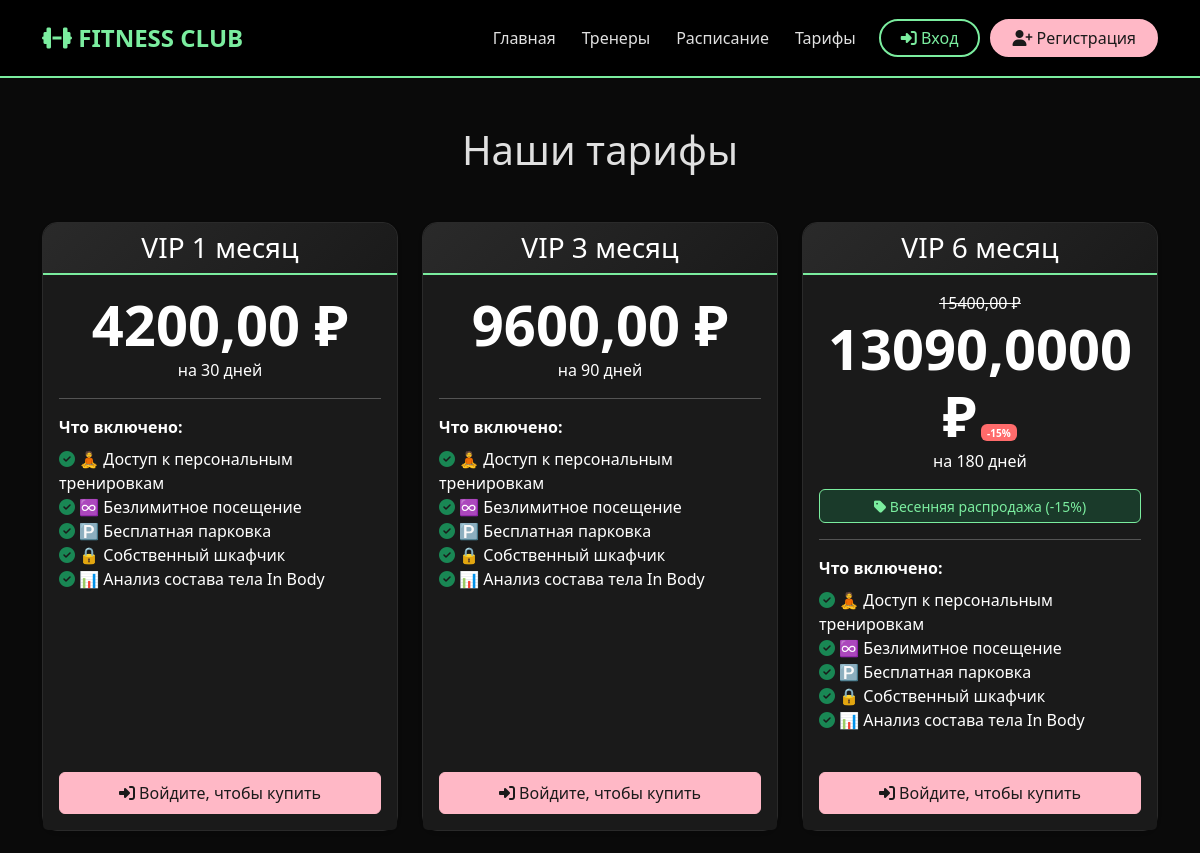
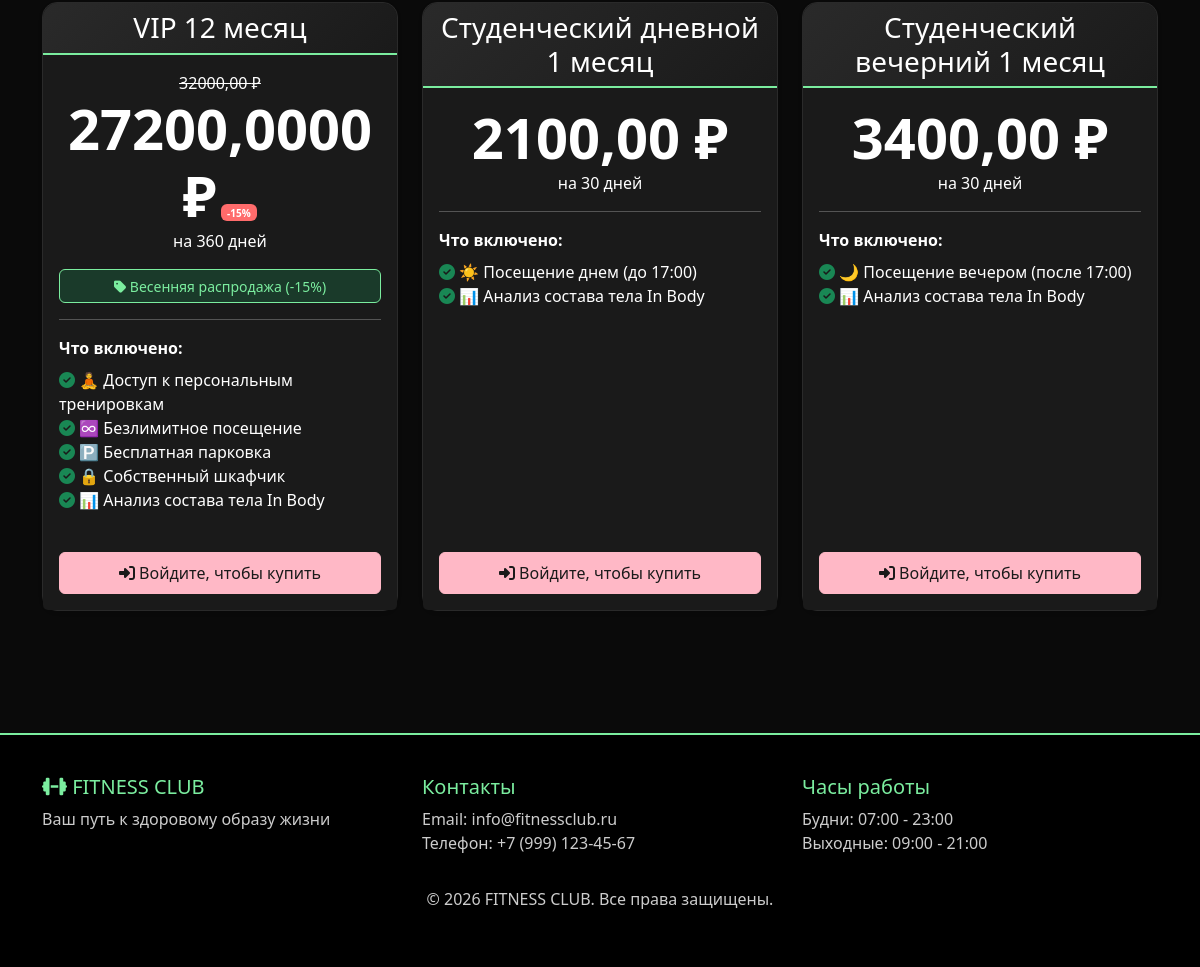
The app's page /tariffs/ with its own data (2 pictures, top to bottom).
### main/models.py (models this page shows, shortened)
class Tariff(models.Model):
    name = models.CharField('Название', max_length=50, unique=True)
    price = models.DecimalField('Цена', max_digits=10, decimal_places=2)
    duration_days = models.IntegerField('Длительность (дней)')
    has_personal_trainings = models.BooleanField('Доступ к персональным тренировкам', default=False)
    has_unlimited = models.BooleanField('Безлимитное посещение', default=False)
    has_day_time = models.BooleanField('Посещение днем (до 17:00)', default=False)
    has_evening_time = models.BooleanField('Посещение вечером (после 17:00)', default=False)
    has_free_parking = models.BooleanField('Бесплатная парковка', default=False)
    has_personal_locker = models.BooleanField('Собственный шкафчик', default=False)
    has_fitness_testing = models.BooleanField('Анализ состава тела In Body', default=False)
    promotions = models.ManyToManyField('Promotion', verbose_name='Акции', blank=True)
    def get_current_price(self):
        from datetime import date
        today = date.today()
        active_promotions = self.promotions.filter(is_active=True, valid_until__gte=today)
        if active_promotions.exists():
            max_discount = active_promotions.aggregate(models.Max('discount_percent'))['discount_percent__max']
            discount_decimal = Decimal(max_discount) / Decimal(100)
            return self.price * (Decimal(1) - discount_decimal)
        return self.price
    def get_discount_percent(self):
        from datetime import date
        today = date.today()
        active_promotions = self.promotions.filter(is_active=True, valid_until__gte=today)
        if active_promotions.exists():
            return active_promotions.aggregate(models.Max('discount_percent'))['discount_percent__max']
        return 0
    class Meta:
        verbose_name = 'Тариф'
        verbose_name_plural = 'Тарифы'

class Promotion(models.Model):
    name = models.CharField('Название акции', max_length=100)
    discount_percent = models.IntegerField('Скидка %')
    valid_until = models.DateField('Действует до')
    description = models.TextField('Описание', blank=True)
    is_active = models.BooleanField('Активна', default=True)
    class Meta:
        verbose_name = 'Акция'
        verbose_name_plural = 'Акции'

### main/views.py (the view)
# urls.py: path('tariffs/', views.tariff_list, name='tariff_list'),
def tariff_list(request):
    tariffs = Tariff.objects.all()
    logger.info(f'Пользователь {request.user.full_name if request.user.is_authenticated else "Гость"} просматривает список тарифов')
    return render(request, 'tariff_list.html', {'tariffs': tariffs})

### main/templates/tariff_list.html (shortened to what this page needs)
{% extends 'base.html' %}
{% block content %}
<div class="container py-5">
    <h1 class="text-center mb-5">Наши тарифы</h1>
    <div class="row">
        {% for tariff in tariffs %}
        <div class="col-md-4 mb-4">
            <div class="card h-100 text-center shadow-sm">
                <div class="card-header bg-primary text-white">
                    <h3 class="mb-0">{{ tariff.name }}</h3>
                </div>
                <div class="card-body">
                    <div class="mb-3">
                        {% with discount=tariff.get_discount_percent %}
                            {% if discount > 0 %}
                                <span class="text-muted"><s>{{ tariff.price }} ₽</s></span>
                                <span class="display-4 fw-bold text-success">{{ tariff.get_current_price }} ₽</span>
                                <span class="badge bg-danger">-{{ discount }}%</span>
                            {% else %}
                                <span class="display-4 fw-bold">{{ tariff.price }} ₽</span>
                            {% endif %}
                        {% endwith %}
                        <p class="text-muted mb-0">на {{ tariff.duration_days }}
                            {% if tariff.duration_days == 1 %}день
                            {% elif tariff.duration_days <= 4 %}дня
                            {% else %}дней
                            {% endif %}
                        </p>
                    </div>
                    {% with active_promotions=tariff.promotions.all %}
                        {% if active_promotions %}
                            <div class="alert alert-success py-1">
                                <small>
                                    <i class="fas fa-tag"></i>
                                    {% for promo in active_promotions %}
                                        {{ promo.name }} (-{{ promo.discount_percent }}%)
                                    {% endfor %}
                                </small>
                            </div>
                        {% endif %}
                    {% endwith %}
                    <hr>
                    <div class="text-start">
                        <strong class="d-block mb-2">Что включено:</strong>
                        <ul class="list-unstyled">
                            {% if tariff.has_personal_trainings %}
                                <li><i class="fas fa-check-circle text-success"></i> 🧘 Доступ к персональным тренировкам</li>
                            {% endif %}
                            {% if tariff.has_unlimited %}
                                <li><i class="fas fa-check-circle text-success"></i> ♾️ Безлимитное посещение</li>
                            {% endif %}
                            {% if tariff.has_day_time %}
                                <li><i class="fas fa-check-circle text-success"></i> ☀️ Посещение днем (до 17:00)</li>
                            {% endif %}
                            {% if tariff.has_evening_time %}
                                <li><i class="fas fa-check-circle text-success"></i> 🌙 Посещение вечером (после 17:00)</li>
                            {% endif %}
                            {% if tariff.has_free_parking %}
                                <li><i class="fas fa-check-circle text-success"></i> 🅿️ Бесплатная парковка</li>
                            {% endif %}
                            {% if tariff.has_personal_locker %}
                                <li><i class="fas fa-check-circle text-success"></i> 🔒 Собственный шкафчик</li>
                            {% endif %}
                            {% if tariff.has_fitness_testing %}
                                <li><i class="fas fa-check-circle text-success"></i> 📊 Анализ состава тела In Body</li>
                            {% endif %}
                        </ul>
                    </div>
                </div>
                <div class="card-footer bg-transparent border-0 pb-3">
                    {% if user.is_authenticated %}
                        <a href="{% url 'users:buy_tariff' tariff.id %}" class="btn btn-primary w-100 py-2">
                            <i class="fas fa-shopping-cart"></i> Выбрать тариф
                        </a>
                    {% else %}
                        <a href="{% url 'users:login' %}" class="btn btn-primary w-100 py-2">
                            <i class="fas fa-sign-in-alt"></i> Войдите, чтобы купить
                        </a>
                    {% endif %}
                </div>
            </div>
        </div>
        {% empty %}
        <div class="col-12">
            <div class="alert alert-info text-center">
                <i class="fas fa-info-circle"></i> Тарифы скоро появятся.
            </div>
        </div>
        {% endfor %}
    </div>
</div>
{% endblock %}

### main/templates/base.html (style rules this page uses)
body { background-color: #0a0a0a; color: #e0e0e0; }
.btn-primary { background-color: #ffb8c6; border-color: #ffb8c6; color: #1a1a1a; transition: all 0.3s ease; }
.card { background-color: #1a1a1a; border: 1px solid #2a2a2a; border-radius: 15px; transition: transform 0.3s, box-shadow 0.3s; }
.card-header { background: linear-gradient(135deg, #1a1a1a 0%, #0d0d0d 100%); border-bottom: 2px solid #7bed9f; border-radius: 15px 15px 0 0 !important; }
.card-title, .card h3, .card h4, .card h5 { color: #7bed9f; }
.card-text, .card-body p { color: #c0c0c0; }
.badge.bg-danger { background-color: #ff6b6b !important; }
a { color: #ffb8c6; text-decoration: none; }
.card-footer .btn { background-color: #ffb8c6; border-color: #ffb8c6; color: #1a1a1a; }
.amenities i, .fa-check-circle { color: #7bed9f; }
.badge { font-size: 10px; }
.card .text-muted, .trainer-specialty { color: #ffffff !important; opacity: 1; font-weight: 500; }
.card-body strong, .amenities-text, .club-amenities { color: #ffffff !important; }
.card-body ul li, .amenities-list li { color: #ffffff !important; }
.card-text, .workout-description, .card-body p { color: #ffffff !important; }
.display-4, .tariff-price, .card-body .display-4 { color: #ffffff !important; }
.text-start strong, .tariff-features-title { color: #ffffff !important; }
.text-start ul li, .tariff-features-list li { color: #ffffff !important; }
.text-muted { color: #cccccc !important; }
.card-header h3, .card-header h4 { color: #ffffff !important; }
.card-body { color: #ffffff; }
.alert-success { background-color: #1a3a2a !important; border-color: #7bed9f !important; color: #7bed9f !important; }
.card { background-color: #1a1a1a !important; border-color: #2a2a2a !important; }
.card-header { background: linear-gradient(135deg, #2a2a2a 0%, #1a1a1a 100%) !important; border-bottom-color: #7bed9f !important; }
.card-footer { background-color: #1a1a1a !important; border-top-color: #2a2a2a !important; }
.btn-primary { background-color: #ffb8c6 !important; border-color: #ffb8c6 !important; color: #1a1a1a !important; }

### records on screen
Tariff: name "VIP 1 месяц", price "4200,00", duration_days "30", shows "дней", has_personal_trainings True (drawn), has_unlimited True (drawn), has_free_parking True (drawn), has_personal_locker True (drawn), has_fitness_testing True (drawn)
Tariff: name "VIP 3 месяц", price "9600,00", duration_days "90", shows "дней", has_personal_trainings True (drawn), has_unlimited True (drawn), has_free_parking True (drawn), has_personal_locker True (drawn), has_fitness_testing True (drawn)
Tariff: name "VIP 6 месяц", price "15400,00", get_current_price "13090,0000", get_discount_percent "15", duration_days "180", shows "дней", has_personal_trainings True (drawn), has_unlimited True (drawn), has_free_parking True (drawn), has_personal_locker True (drawn), has_fitness_testing True (drawn)
Promotion: name "Весенняя распродажа", discount_percent "15"
Tariff: name "VIP 12 месяц", price "32000,00", get_current_price "27200,0000", get_discount_percent "15", duration_days "360", shows "дней", has_personal_trainings True (drawn), has_unlimited True (drawn), has_free_parking True (drawn), has_personal_locker True (drawn), has_fitness_testing True (drawn)
Tariff: name "Студенческий дневной 1 месяц", price "2100,00", duration_days "30", shows "дней", has_day_time True (drawn), has_fitness_testing True (drawn)
Tariff: name "Студенческий вечерний 1 месяц", price "3400,00", duration_days "30", shows "дней", has_evening_time True (drawn), has_fitness_testing True (drawn)
